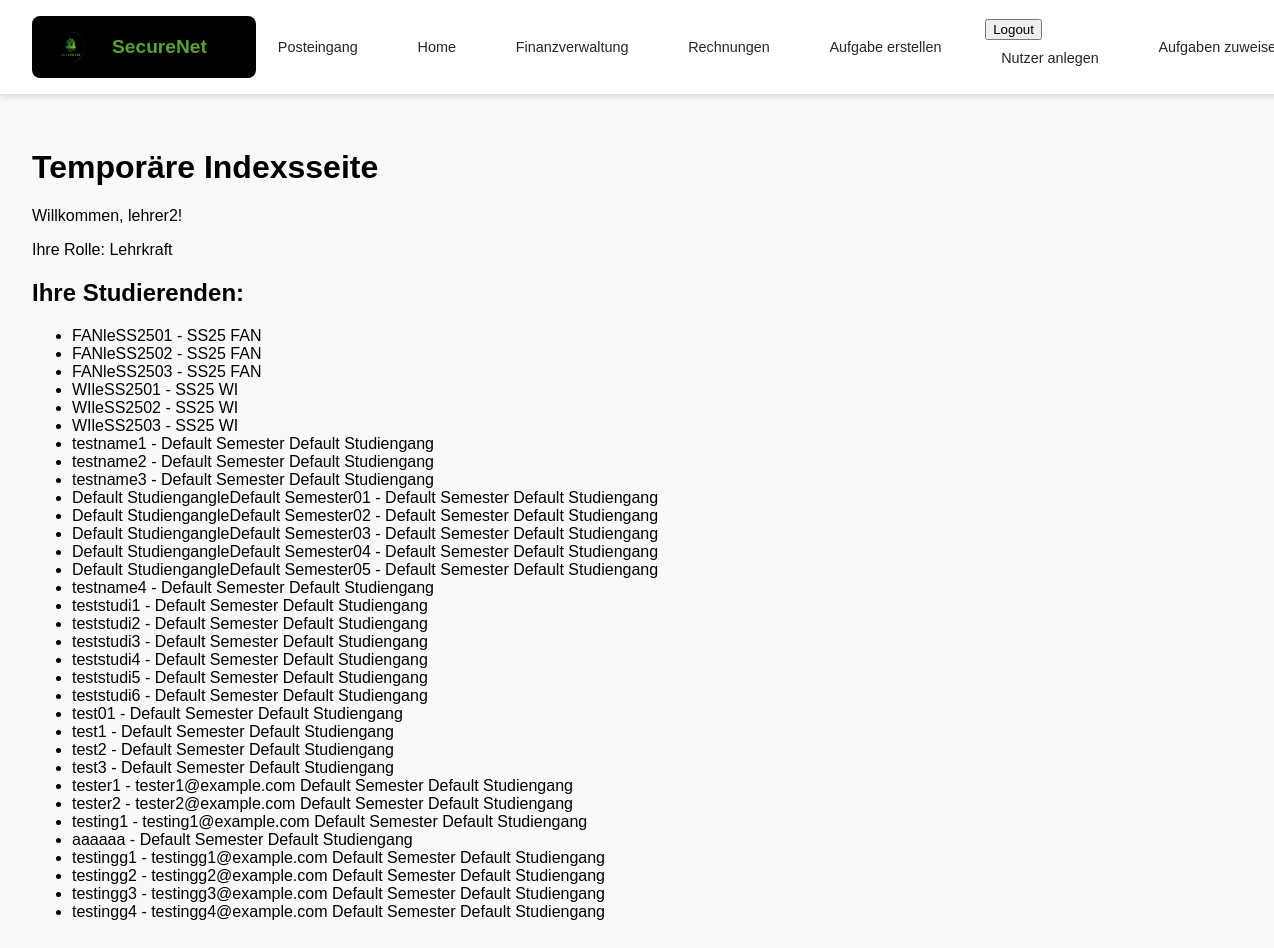
Page / (signed in) on the committed database.
### users/models.py (models this page shows, shortened)
class CustomUser(AbstractUser):
    objects = CustomUserManager()
    ROLE_CHOICES = (
        ('student', 'Studierende'),
        ('teacher', 'Lehrkraft'),
    )
    role = models.CharField(max_length=10, choices=ROLE_CHOICES, default='student')
    professor = models.ForeignKey(
        'self',
        null=True, blank=True,
        limit_choices_to={'role': 'teacher'},
        on_delete=models.SET_NULL,
        related_name='students'
    )
    semester = models.ForeignKey(Semester, null = True, on_delete=models.CASCADE, default = 1)
    studiengang = models.ForeignKey(
        Studiengang,
        on_delete=models.CASCADE,
        null=True, blank=True,  # Allow empty reference initially
        related_name='students'  # Optional but recommended for clarity
    )
    display_name = models.CharField(max_length=150, blank=True, null=True)

class Semester(models.Model):
    name = models.CharField(max_length=10, unique=True)
    def __str__(self):
        return self.name

class Studiengang(models.Model):
    name = models.CharField(max_length=100, unique=True)
    def __str__(self):
        return self.name

### young_wolf/views.py (the view)
# urls.py: path('', views.index, name = 'index'),
@login_required(login_url="/users/login/")
def index(request):
    students = request.user.students.all() if request.user.role == 'teacher' else None
    return render(request, 'index.html', {'students': students})

### templates/index.html (shortened to what this page needs)
{% extends 'master_layout.html' %}
{% load static %}
{% block content %}
    <h1>Temporäre Indexsseite</h1>
    <p>Willkommen, {{ user.username }}!</p>
    {% if user.is_superuser %}
        <p>Ihre Rolle: Admin</p>
    {% else %}
        <p>Ihre Rolle: {{ user.get_role_display }}</p>
    {% endif %}
    {% if user.role == 'teacher' %}
        <h2>Ihre Studierenden:</h2>
        {% if students %}
            <ul>
            {% for student in students %}
                <li>{{ student.username }} - {{ student.email }} {{student.semester}} {{student.studiengang}}</li>
            {% endfor %}
            </ul>
        {% else %}
            <p>Sie haben derzeit keine Studierenden unter Ihrer Betreuung.</p>
        {% endif %}
    {% endif %}
{% endblock %}

### static/css/master_layout.css (style rules this page uses)
body { margin: 0; padding: 0; font-family: Arial, sans-serif; background-color: #f9f9f9; }

### rows in the picture
CustomUser: username "lehrer2", role "Lehrkraft"
CustomUser: username "FANleSS2501", semester "SS25", studiengang "FAN"
CustomUser: username "FANleSS2502", semester "SS25", studiengang "FAN"
CustomUser: username "FANleSS2503", semester "SS25", studiengang "FAN"
CustomUser: username "WIleSS2501", semester "SS25", studiengang "WI"
CustomUser: username "WIleSS2502", semester "SS25", studiengang "WI"
CustomUser: username "WIleSS2503", semester "SS25", studiengang "WI"
CustomUser: username "testname1", semester "Default Semester", studiengang "Default Studiengang"
CustomUser: username "testname2", semester "Default Semester", studiengang "Default Studiengang"
CustomUser: username "testname3", semester "Default Semester", studiengang "Default Studiengang"
CustomUser: username "Default StudiengangleDefault Semester01", semester "Default Semester", studiengang "Default Studiengang"
CustomUser: username "Default StudiengangleDefault Semester02", semester "Default Semester", studiengang "Default Studiengang"
CustomUser: username "Default StudiengangleDefault Semester03", semester "Default Semester", studiengang "Default Studiengang"
CustomUser: username "Default StudiengangleDefault Semester04", semester "Default Semester", studiengang "Default Studiengang"
CustomUser: username "Default StudiengangleDefault Semester05", semester "Default Semester", studiengang "Default Studiengang"
CustomUser: username "testname4", semester "Default Semester", studiengang "Default Studiengang"
CustomUser: username "teststudi1", semester "Default Semester", studiengang "Default Studiengang"
CustomUser: username "teststudi2", semester "Default Semester", studiengang "Default Studiengang"
CustomUser: username "teststudi3", semester "Default Semester", studiengang "Default Studiengang"
CustomUser: username "teststudi4", semester "Default Semester", studiengang "Default Studiengang"
CustomUser: username "teststudi5", semester "Default Semester", studiengang "Default Studiengang"
CustomUser: username "teststudi6", semester "Default Semester", studiengang "Default Studiengang"
CustomUser: username "test01", semester "Default Semester", studiengang "Default Studiengang"
CustomUser: username "test1", semester "Default Semester", studiengang "Default Studiengang"
CustomUser: username "test2", semester "Default Semester", studiengang "Default Studiengang"
CustomUser: username "test3", semester "Default Semester", studiengang "Default Studiengang"
CustomUser: username "tester1", email "tester1@example.com", semester "Default Semester", studiengang "Default Studiengang"
CustomUser: username "tester2", email "tester2@example.com", semester "Default Semester", studiengang "Default Studiengang"
CustomUser: username "testing1", email "testing1@example.com", semester "Default Semester", studiengang "Default Studiengang"
CustomUser: username "aaaaaa", semester "Default Semester", studiengang "Default Studiengang"
CustomUser: username "testingg1", email "testingg1@example.com", semester "Default Semester", studiengang "Default Studiengang"
CustomUser: username "testingg2", email "testingg2@example.com", semester "Default Semester", studiengang "Default Studiengang"
CustomUser: username "testingg3", email "testingg3@example.com", semester "Default Semester", studiengang "Default Studiengang"
CustomUser: username "testingg4", email "testingg4@example.com", semester "Default Semester", studiengang "Default Studiengang"
